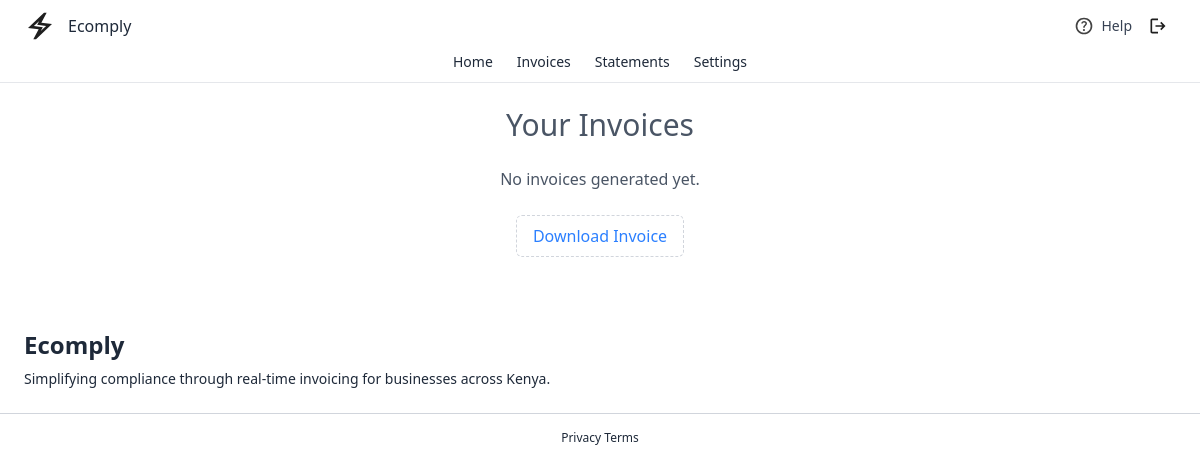
Page /invoices/ (signed in) on the earlier database version.
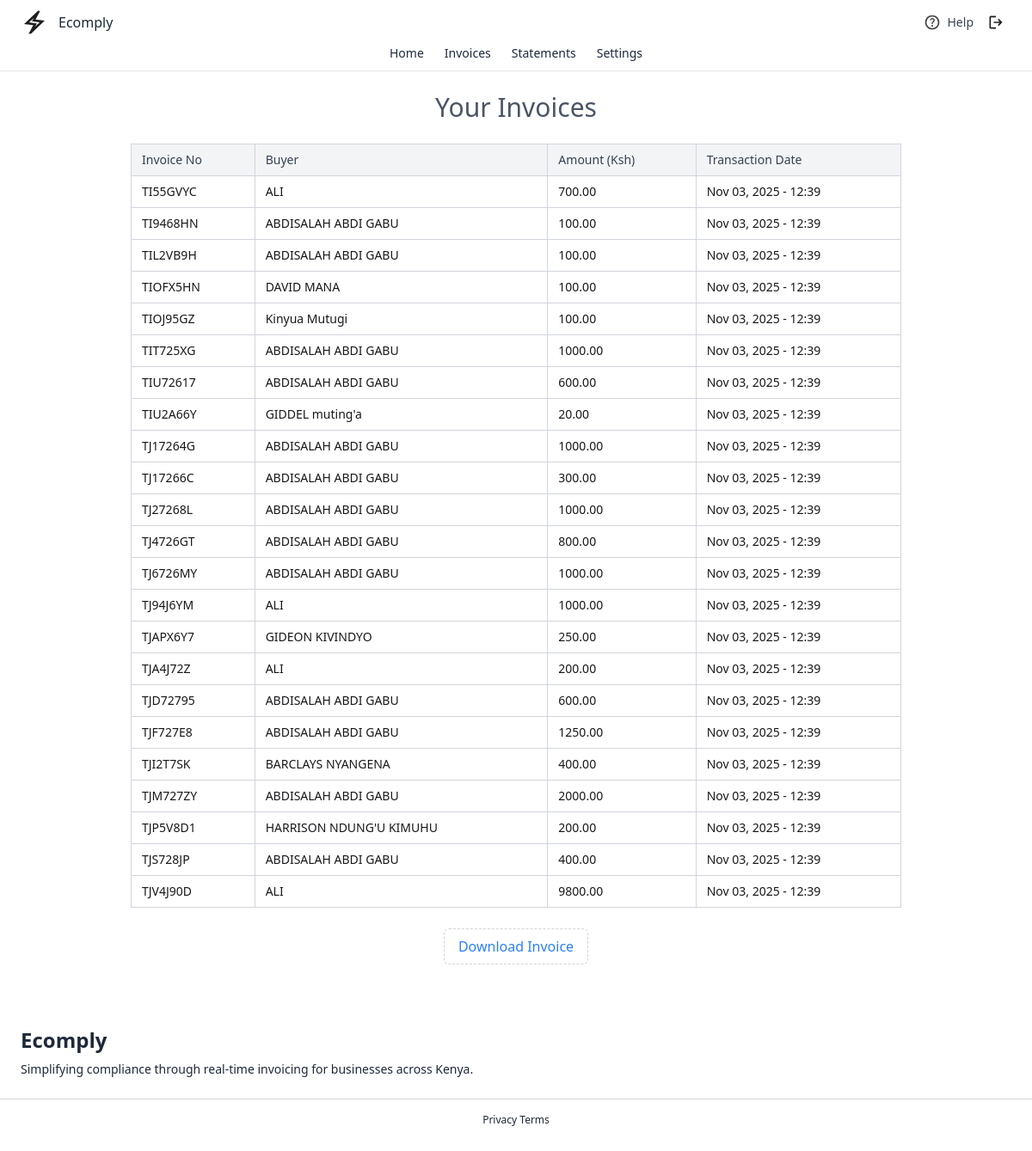
Same page on the later database version.
### page/models.py (models this page shows, shortened)
class Invoice(models.Model):
    user = models.ForeignKey(User, on_delete=models.CASCADE, null=True, blank=True)
    number = models.CharField(max_length=8)
    item = models.CharField(max_length=255)
    amount = models.DecimalField(max_digits=12, decimal_places=2)
    created_at = models.DateTimeField(auto_now_add=True)

### page/views.py (the view)
# urls.py: path('invoices/', InvoiceListView.as_view(), name='invoices'),
@method_decorator(login_required, name='dispatch')
class InvoiceListView(View):
    template_name = 'dashboard/invoice.html'
    def get(self, request):
        invoices = Invoice.objects.filter(user=request.user).order_by('-created_at')
        return render(request, self.template_name, {'invoices': invoices})

### templates/dashboard/invoice.html (shortened to what this page needs)
{% extends 'base.html' %}
{% load static %}
{% block content %}
{% include 'components/navbar.html' %}
<div class="flex justify-center px-4 py-6">
  <div class="w-full max-w-4xl">
    <h1 class="text-2xl sm:text-3xl font-medium mb-6 text-gray-600 text-center">Your Invoices</h1>
    {% if invoices %}
    <div class="overflow-x-auto">
      <table class="min-w-full border border-gray-300 text-sm divide-y divide-gray-200">
        <thead class="bg-gray-100">
          <tr>
            <th class="py-2 px-2 sm:px-3 text-left font-medium text-gray-700 border border-gray-300">Invoice No</th>
            <th class="py-2 px-2 sm:px-3 text-left font-medium text-gray-700 border border-gray-300">Buyer</th>
            <th class="py-2 px-2 sm:px-3 text-left font-medium text-gray-700 border border-gray-300">Amount (Ksh)</th>
            <th class="py-2 px-2 sm:px-3 text-left font-medium text-gray-700 border border-gray-300"> Transaction Date</th>
          </tr>
        </thead>
        <tbody class="bg-white divide-y divide-gray-200">
          {% for invoice in invoices %}
          <tr class="hover:bg-blue-50 transition-colors duration-200">
            <td class="py-2 px-2 sm:px-3 border border-gray-300 whitespace-nowrap">{{ invoice.number }}</td>
            <td class="py-2 px-2 sm:px-3 border border-gray-300">{{ invoice.item }}</td>
            <td class="py-2 px-2 sm:px-3 border border-gray-300">{{ invoice.amount|floatformat:2 }}</td>
            <td class="py-2 px-2 sm:px-3 border border-gray-300 whitespace-nowrap">{{ invoice.created_at|date:"M d, Y - H:i" }}</td>
          </tr>
          {% endfor %}
        </tbody>
      </table>
    </div>
    {% else %}
      <p class="text-gray-600 text-center mt-4">No invoices generated yet.</p>
    {% endif %}
    <div class="mt-6 text-center">
      <a href="{% url 'upload_statement' %}"
         class="inline-block px-4 py-2 border border-gray-300 border-dashed rounded-md text-blue-500 hover:bg-gray-300 hover:text-blue-800 transition-all duration-300">
       Download Invoice
      </a>
    </div>
  </div>
</div>
         {% include 'components/Footer.html' %}
{% endblock %}

Differences in the rows shown:
added Invoice: number "TI55GVYC", item "ALI", amount "700.00", created_at "Nov 03, 2025 - 12:39"
added Invoice: number "TI9468HN", item "ABDISALAH ABDI GABU", amount "100.00", created_at "Nov 03, 2025 - 12:39"
added Invoice: number "TIL2VB9H", item "ABDISALAH ABDI GABU", amount "100.00", created_at "Nov 03, 2025 - 12:39"
added Invoice: number "TIOFX5HN", item "DAVID MANA", amount "100.00", created_at "Nov 03, 2025 - 12:39"
added Invoice: number "TIOJ95GZ", item "Kinyua Mutugi", amount "100.00", created_at "Nov 03, 2025 - 12:39"
added Invoice: number "TIT725XG", item "ABDISALAH ABDI GABU", amount "1000.00", created_at "Nov 03, 2025 - 12:39"
added Invoice: number "TIU72617", item "ABDISALAH ABDI GABU", amount "600.00", created_at "Nov 03, 2025 - 12:39"
added Invoice: number "TIU2A66Y", item "GIDDEL muting'a", amount "20.00", created_at "Nov 03, 2025 - 12:39"
added Invoice: number "TJ17264G", item "ABDISALAH ABDI GABU", amount "1000.00", created_at "Nov 03, 2025 - 12:39"
added Invoice: number "TJ17266C", item "ABDISALAH ABDI GABU", amount "300.00", created_at "Nov 03, 2025 - 12:39"
added Invoice: number "TJ27268L", item "ABDISALAH ABDI GABU", amount "1000.00", created_at "Nov 03, 2025 - 12:39"
added Invoice: number "TJ4726GT", item "ABDISALAH ABDI GABU", amount "800.00", created_at "Nov 03, 2025 - 12:39"
added Invoice: number "TJ6726MY", item "ABDISALAH ABDI GABU", amount "1000.00", created_at "Nov 03, 2025 - 12:39"
added Invoice: number "TJ94J6YM", item "ALI", amount "1000.00", created_at "Nov 03, 2025 - 12:39"
added Invoice: number "TJAPX6Y7", item "GIDEON KIVINDYO", amount "250.00", created_at "Nov 03, 2025 - 12:39"
added Invoice: number "TJA4J72Z", item "ALI", amount "200.00", created_at "Nov 03, 2025 - 12:39"
added Invoice: number "TJD72795", item "ABDISALAH ABDI GABU", amount "600.00", created_at "Nov 03, 2025 - 12:39"
added Invoice: number "TJF727E8", item "ABDISALAH ABDI GABU", amount "1250.00", created_at "Nov 03, 2025 - 12:39"
added Invoice: number "TJI2T7SK", item "BARCLAYS NYANGENA", amount "400.00", created_at "Nov 03, 2025 - 12:39"
added Invoice: number "TJM727ZY", item "ABDISALAH ABDI GABU", amount "2000.00", created_at "Nov 03, 2025 - 12:39"
added Invoice: number "TJP5V8D1", item "HARRISON NDUNG'U KIMUHU", amount "200.00", created_at "Nov 03, 2025 - 12:39"
added Invoice: number "TJS728JP", item "ABDISALAH ABDI GABU", amount "400.00", created_at "Nov 03, 2025 - 12:39"
added Invoice: number "TJV4J90D", item "ALI", amount "9800.00", created_at "Nov 03, 2025 - 12:39"
Other differences:
text no longer shown: "No invoices generated yet."
text now shown: "Invoice No Buyer Amount (Ksh) Transaction Date"
